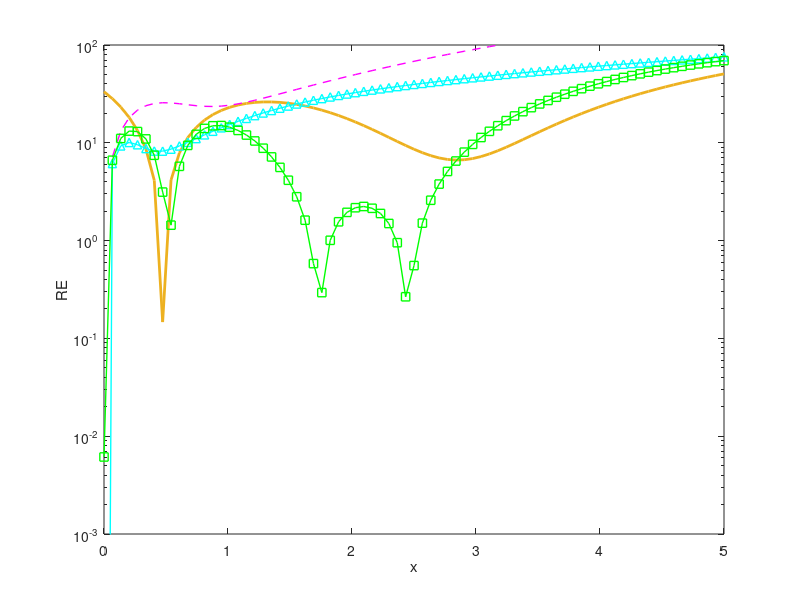

MATLAB code for this plot: (Note: this script raises an error after producing the figure.)
points = 75;
z = linspace(0,5, points);


% Chiani N = 2 approximation:
erfcz1 = (1/6)*(exp(-(z.^2))) + (1/2)*(exp(-(4/3)*(z.^2)));
RE1 = ((abs(erfc(z)- erfcz1)) ./ erfc(z) ) * 100 ; 
figure
semilogy(z,RE1,'color','#EDB120','linewidth',2);
hold on
xlabel('x');
ylabel('RE');
axis([0 5.0 10^(-3) 10^(2)]); %axis scaling
xticks([0  1.0  2.0  3.0  4.0  5.0]);
yticks([10^(-5) 10^(-4) 10^(-3) 10^(-2) 10^(-1) 10^0 10^1 10^2]);


% Chiani N = 4 approximation:
erfcz2 = 2*(((1/6)*(exp(-4*(z.^2)))) + ((1/12)*(exp(-2*(z.^2)))) + ((1/12)*(exp(-((4/3)*(z.^2))))) + ((1/6)*(exp(-(z.^2)))));
RE2 = ((abs(erfc(z)- erfcz2)) ./ erfc(z) ) * 100 ;
semilogy(z,RE2,'m--','linewidth',1);

% Chiani N = 8 approximation:
erfcz3 = 2*(((1/12)*(exp(-7.4641*2*(z.^2)))) + ((1/24)*(exp(-3.4142*2*(z.^2)))) + ((1/24)*(exp(-4*((z.^2))))) + ((1/30)*(exp(-1.4472*2*(z.^2))))+((1/20)*(exp(-2*(z.^2)))) + ((1/12)*(exp(-(4/3)*(z.^2)))) + ((1/12)*(exp(-0.5358*2*((z.^2))))) + ((1/12)*(exp(-(z.^2)))));
RE3 = ((abs(erfc(z)- erfcz3)) ./ erfc(z) ) * 100 ;
semilogy(z,RE3,'c-^','linewidth',1);

%TANASH QUAD N = 2:
erfcz4 = (1.934/pi)*(exp(-4.62718*(z.^2))) + (1.2074/pi)*(exp(-1.09698*(z.^2)));
RE4 = ((abs(erfc(z)- erfcz4)) ./ erfc(z) ) * 100 ; % element wise array operation
semilogy(z,RE4,'g-s','linewidth',1);

% optimised curve N = 3:
ERFC = erfc(z);
syms y(x)
%y(x) = piecewise( ((0<=x)&(x<0.04338)),(0.2222)*(exp(-(x.^2))) + (0.3889)*(exp(-4*(x.^2))) + (0.3889)*(exp((-4/3)*(x.^2))),((0.04338<=x)&(x<0.1602)),(0.1919)*(exp(-(x.^2))) + (0.3578)*(exp(-4*(x.^2))) + (0.3585)*(exp((-4/3)*(x.^2))),(0.1602<=x)&(x<0.2903),(0.1665)*(exp(-(x.^2))) + (0.3332)*(exp(-4*(x.^2))) + (0.3332)*(exp((-4/3)*(x.^2))),((0.2903<=x)&(x<0.6007)),(0.1594)*(exp(-(x.^2))) + (0.3299)*(exp(-4*(x.^2))) + (0.3266)*(exp((-4/3)*(x.^2))),((0.6007<=x)&(x<0.7575)),(0.1664)*(exp(-(x.^2))) + (0.3333)*(exp(-4*(x.^2))) + (0.3331)*(exp((-4/3)*(x.^2))),((0.7575<=x)&(x<1.135)),(0.1703)*(exp(-(x.^2))) + (0.3335)*(exp(-4*(x.^2))) + (0.3359)*(exp((-4/3)*(x.^2))),((1.135<=x) &(x<1.335)),(0.1667)*(exp(-(x.^2))) + (0.3333)*(exp(-4*(x.^2))) + (0.3334)*(exp((-4/3)*(x.^2))),((1.335<=x)&(x<1.795)),(0.1643)*(exp(-(x.^2))) + (0.3333)*(exp(-4*(x.^2))) + (0.3322)*(exp((-4/3)*(x.^2))),(1.795<=x)&(x<1.959),(0.1667)*(exp(-(x.^2))) + (0.3333)*(exp(-4*(x.^2))) + (0.3333)*(exp((-4/3)*(x.^2))),((1.959<=x)&(x<2.096)),(0.1675)*(exp(-(x.^2))) + (0.3333)*(exp(-4*(x.^2))) + (0.3335)*(exp((-4/3)*(x.^2))),(2.096<=x)&(x<2.646),(0.1693)*(exp(-(x.^2))) + (0.3333)*(exp(-4*(x.^2))) + (0.3336)*(exp((-4/3)*(x.^2))),(2.646<=x)&(x<2.887),(0.1669)*(exp(-(x.^2))) + (0.3333)*(exp(-4*(x.^2))) + (0.3333)*(exp((-4/3)*(x.^2))),(2.8887<=x)&(x<=5),(0.1624)*(exp(-(x.^2))) + (0.3333)*(exp(-4*(x.^2))) + (0.3331)*(exp((-4/3)*(x.^2))));
y(x) = piecewise( ((0<=x)&(x<0.04338)),(0.2222)*(exp(-(x.^2))) + (0.3889)*(exp(-4*(x.^2))) + (0.3889)*(exp((-4/3)*(x.^2))),((0.04338<=x)&(x<0.1602)),(0.1919)*(exp(-(x.^2))) + (0.3578)*(exp(-4*(x.^2))) + (0.3585)*(exp((-4/3)*(x.^2))),(0.1602<=x)&(x<0.2903),(0.1665)*(exp(-(x.^2))) + (0.3332)*(exp(-4*(x.^2))) + (0.3332)*(exp((-4/3)*(x.^2))),((0.2903<=x)&(x<0.6007)),(0.1594)*(exp(-(x.^2))) + (0.3299)*(exp(-4*(x.^2))) + (0.3266)*(exp((-4/3)*(x.^2))),((0.6007<=x)&(x<0.7575)),(0.1664)*(exp(-(x.^2))) + (0.3333)*(exp(-4*(x.^2))) + (0.3331)*(exp((-4/3)*(x.^2))),((0.7575<=x)&(x<1.135)),(0.1703)*(exp(-(x.^2))) + (0.3335)*(exp(-4*(x.^2))) + (0.3359)*(exp((-4/3)*(x.^2))),((1.135<=x) &(x<1.335)),(0.1667)*(exp(-(x.^2))) + (0.3333)*(exp(-4*(x.^2))) + (0.3334)*(exp((-4/3)*(x.^2))),((1.335<=x)&(x<1.795)),(0.1643)*(exp(-(x.^2))) + (0.3333)*(exp(-4*(x.^2))) + (0.3322)*(exp((-4/3)*(x.^2))),(1.795<=x)&(x<1.959),(0.1667)*(exp(-(x.^2))) + (0.3333)*(exp(-4*(x.^2))) + (0.3333)*(exp((-4/3)*(x.^2))),((1.959<=x)&(x<2.096)),(0.1675)*(exp(-(x.^2))) + (0.3333)*(exp(-4*(x.^2))) + (0.3335)*(exp((-4/3)*(x.^2))),(2.096<=x)&(x<2.646),(0.1693)*(exp(-(x.^2))) + (0.3333)*(exp(-4*(x.^2))) + (0.3336)*(exp((-4/3)*(x.^2))),(2.646<=x)&(x<2.887),(0.1669)*(exp(-(x.^2))) + (0.3333)*(exp(-4*(x.^2))) + (0.3333)*(exp((-4/3)*(x.^2))),(2.8887<=x)&(x<3.654),(0.1624)*(exp(-(x.^2))) + (0.3333)*(exp(-4*(x.^2))) + (0.3331)*(exp((-4/3)*(x.^2))),(3.654<=x)&(x<=5),(0.1285)*(exp(-(x.^2))) + (0.3333)*(exp(-4*(x.^2))) + (0.3332)*(exp((-4/3)*(x.^2))));
xvalues = linspace(0,5,points);
yvalues = y(xvalues);
y = double(yvalues);     % optimized values of trapezoidal approx


RE5 = [];
for i = 1:points
    temp = ((abs(ERFC(i) - y(i)))/ERFC(i) ) * 100;
    RE5 = horzcat(RE5,temp);
end
semilogy(z,RE5,'b-o','linewidth',1);



% optimised curve N = 4:

syms y(x)
y(x) = piecewise( ((0<=x)&(x<0.04338)),((0.1562)*(exp(-(x.^2)))) + ((0.2812)*(exp(-(2*(x.^2))))) + ((0.2812)*(exp(-((20/3)*(x.^2))))) + ((0.2812)*(exp(-((20/17)*(x.^2))))),((0.04338<=x)&(x<0.1368)),((0.1348)*(exp(-(x.^2)))) + ((0.2597)*(exp(-(2*(x.^2))))) + ((0.2593)*(exp(-((20/3)*(x.^2))))) + ((0.2598)*(exp(-((20/17)*(x.^2))))),((0.1368<=x)&(x<0.2102)),((0.1249)*(exp(-(x.^2)))) + ((0.2499)*(exp(-(2*(x.^2))))) + ((0.2499)*(exp(-((20/3)*(x.^2))))) + ((0.2499)*(exp(-((20/17)*(x.^2))))),((0.2102<=x)&(x<0.4505)),((0.1213)*(exp(-(x.^2)))) + ((0.2465)*(exp(-(2*(x.^2))))) + ((0.2474)*(exp(-((20/3)*(x.^2))))) + ((0.2464)*(exp(-((20/17)*(x.^2))))),((0.4505<=x)&(x<0.5306)),((0.1235)*(exp(-(x.^2)))) + ((0.2488)*(exp(-(2*(x.^2))))) + ((0.2496)*(exp(-((20/3)*(x.^2))))) + ((0.2485)*(exp(-((20/17)*(x.^2))))),((0.5306<=x)&(x<0.604)),((0.12499)*(exp(-(x.^2)))) + ((0.2500)*(exp(-(2*(x.^2))))) + ((0.2500)*(exp(-((20/3)*(x.^2))))) + ((0.2500)*(exp(-((20/17)*(x.^2))))),((0.604<=x)&(x<0.8343)),((0.1263)*(exp(-(x.^2)))) + ((0.2507)*(exp(-(2*(x.^2))))) + ((0.2500)*(exp(-((20/3)*(x.^2))))) + ((0.2511)*(exp(-((20/17)*(x.^2))))),((0.8343<=x)&(x<0.9377)),((0.1256)*(exp(-(x.^2)))) + ((0.2503)*(exp(-(2*(x.^2))))) + ((0.2500)*(exp(-((20/3)*(x.^2))))) + ((0.2505)*(exp(-((20/17)*(x.^2))))),((0.9377<=x)&(x<1.198)),((0.1250)*(exp(-(x.^2)))) + ((0.2500)*(exp(-(2*(x.^2))))) + ((0.2500)*(exp(-((20/3)*(x.^2))))) + ((0.2500)*(exp(-((20/17)*(x.^2))))),((1.198<=x)&(x<1.34)),((0.1253)*(exp(-(x.^2)))) + ((0.2500)*(exp(-(2*(x.^2))))) + ((0.2500)*(exp(-((20/3)*(x.^2))))) + ((0.2502)*(exp(-((20/17)*(x.^2))))),((1.34<=x)&(x<1.518)),((0.1264)*(exp(-(x.^2)))) + ((0.2501)*(exp(-(2*(x.^2))))) + ((0.2500)*(exp(-((20/3)*(x.^2))))) + ((0.2509)*(exp(-((20/17)*(x.^2))))),((1.518<=x)&(x<2.614)),((0.1269)*(exp(-(x.^2)))) + ((0.2500)*(exp(-(2*(x.^2))))) + ((0.2500)*(exp(-((20/3)*(x.^2))))) + ((0.2509)*(exp(-((20/17)*(x.^2))))),((2.614<=x)&(x<3.521)),((0.1277)*(exp(-(x.^2)))) + ((0.2500)*(exp(-(2*(x.^2))))) + ((0.2500)*(exp(-((20/3)*(x.^2))))) + ((0.2505)*(exp(-((20/17)*(x.^2))))),((3.521<=x)&(x<=4.016)),((0.1250)*(exp(-(x.^2)))) + ((0.2500)*(exp(-(2*(x.^2))))) + ((0.2500)*(exp(-((20/3)*(x.^2))))) + ((0.2500)*(exp(-((20/17)*(x.^2))))),((4.016<=x)&(x<=5)),((0.1190)*(exp(-(x.^2)))) + ((0.2500)*(exp(-(2*(x.^2))))) + ((0.2500)*(exp(-((20/3)*(x.^2))))) + ((0.2497)*(exp(-((20/17)*(x.^2))))) );
xvalues = linspace(0,5,points);
yvalues = y(xvalues);
y = double(yvalues);     % optimized values of trapezoidal approx
ERFC = erfc(z);     % actual erfc
RE6 = [];
for i = 1:points
    temp = (((abs(ERFC(i) - y(i))) )/ERFC(i)) * 100;
    RE6 = horzcat(RE6,temp);
end

semilogy(z,RE6,'r-*','linewidth',1);

%Legend of the plot:
h=legend('Ref. [7, N = 2] ','Ref. [7, N = 4] ','Ref. [7, N = 8] ','Ref. [20, N = 2] ','Optimized n=3','Optimized n=4');
set(h,'location','southeastoutside');
set(gca,'FontSize',50)
hold off